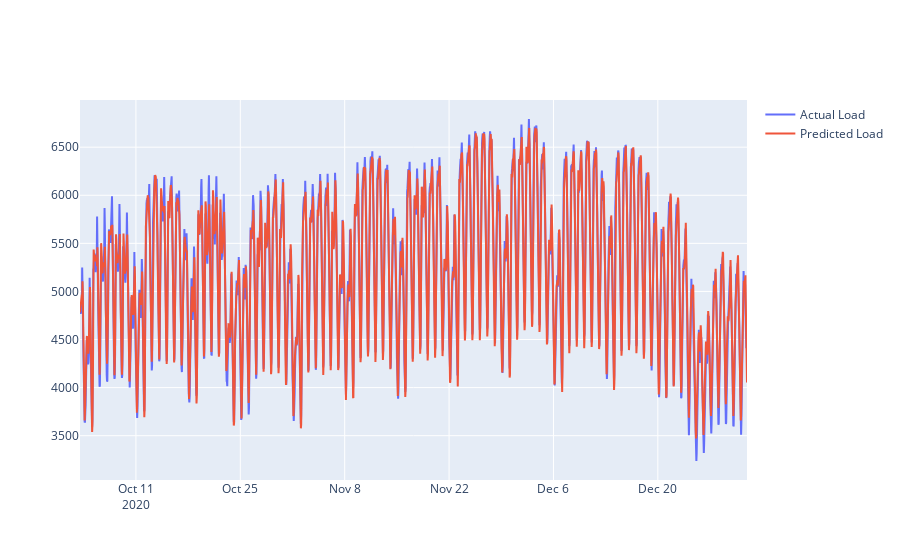

The cell this chart's notebook holds for it:
### Code cell
configure_plotly_browser_state()
actual_chart = go.Scatter(x=predictDates, y=Y_reshape, name= 'Actual Load')
predict_chart = go.Scatter(x=predictDates, y=pred_reshape, name= 'Predicted Load')
py.iplot([actual_chart, predict_chart])

### Figure 1 — Plotly figure (JSON) as saved in the notebook; plotly's stock layout.template omitted (floating-point values rounded to 4 significant figures; data arrays with more than 128 entries replaced by an {"elided": "..."} marker saying what was removed)
{"data": [{"y": {"elided": "2148 float values"}, "x": {"elided": "2148 str values"}, "type": "scatter", "name": "Actual Load"}, {"y": {"elided": "2148 float values"}, "x": {"elided": "2148 str values"}, "type": "scatter", "name": "Predicted Load"}], "layout": {}}
